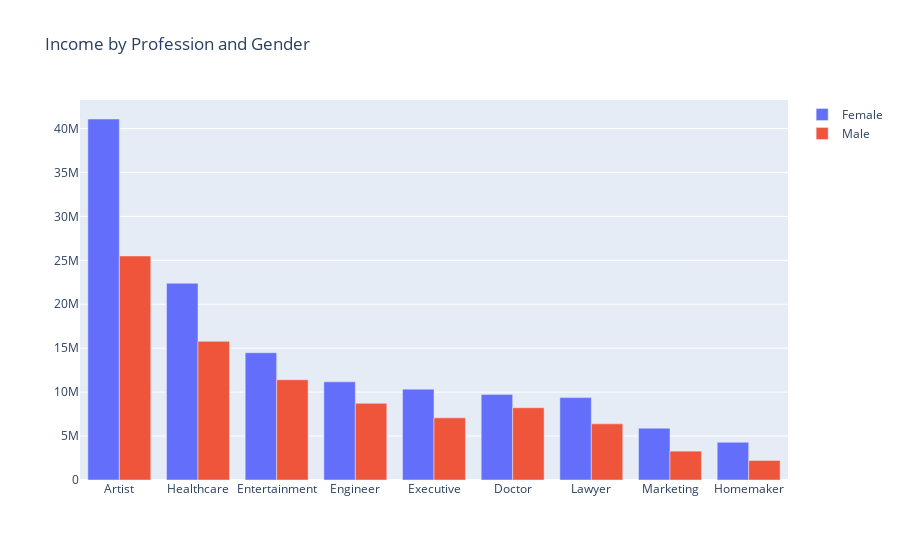

Notebook cell for this chart:
### Code cell
fig = go.Figure()

# Loop through genders to create a separate bar trace for each
for gender in Top["Gender"].unique():
    df_gender = Top[Top["Gender"] == gender]

    fig.add_trace(
        go.Bar(x=df_gender["Profession"], y=df_gender["Annual Income ($)"], name=gender)
    )

# Update layout to group the bars
fig.update_layout(barmode="group", title="Income by Profession and Gender")
fig.show()

### Figure 1 — Plotly figure (JSON) as saved in the notebook; plotly's stock layout.template omitted (floating-point values rounded to 4 significant figures)
{"data": [{"name": "Female", "type": "bar", "x": ["Artist", "Healthcare", "Entertainment", "Engineer", "Executive", "Doctor", "Lawyer", "Marketing", "Homemaker"], "y": [41078884, 22386044, 14484697, 11175263, 10335668, 9742222, 9374329, 5896076, 4293882]}, {"name": "Male", "type": "bar", "x": ["Artist", "Healthcare", "Entertainment", "Engineer", "Doctor", "Executive", "Lawyer", "Marketing", "Homemaker"], "y": [25492383, 15776556, 11407481, 8722599, 8221066, 7071162, 6387080, 3283432, 2231635]}], "layout": {"barmode": "group", "title": {"text": "Income by Profession and Gender"}}}
